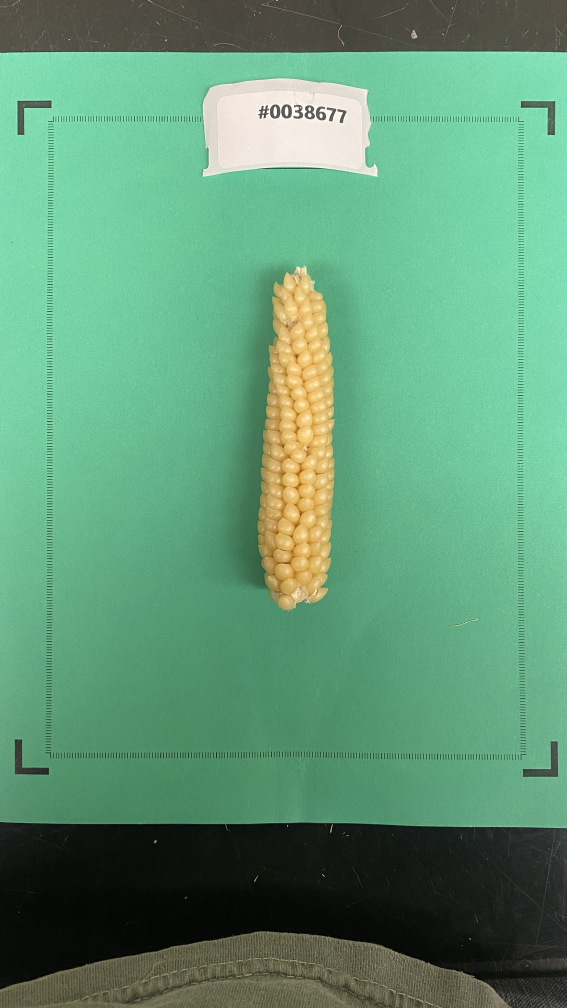
#> input picture Popcorn Images/Ears/38677.JPG, 2268 x 4032 px (shown at 1/4 size)
$ python -i main.py   (imports and definitions only)
#> lines starting #> are read from the running program, lines starting #| are printed output that depends on the picture
#> further down, picture is the input picture: shape (4032, 2268, 3); mean B, G, R 118.1, 151.8, 97
import os
import cv2
import json
import numpy as np
import matplotlib.pyplot as plt
import matplotlib.patches as patches

from remap import *

'''def mask_color(image, color):
    # Convert BGR to HSV
    hsv = cv2.cvtColor(image, cv2.COLOR_BGR2HSV)
    # Define range of yellow color in HSV
    if (color == "yellow"):
        lower = np.array([10, 40, 100])
        upper = np.array([30, 255, 255])
        # Threshold the HSV image to get only yellow colors
        mask = cv2.inRange(hsv, lower, upper)
        # Bitwise-AND mask and original image
        masked_image = cv2.bitwise_and(image, image, mask=mask)
    elif (color == "red"):
        lower = np.array([0, 100, 50])  # Capture deep reds while avoiding dull colors
        upper = np.array([10, 255, 255])  # Capture bright reds
        lower2 = np.array([160, 80, 40])  # Capture dark reds in the upper hue range
        upper2 = np.array([180, 255, 255])  # Capture deep red tones
        mask1 = cv2.inRange(hsv, lower, upper)
        mask2 = cv2.inRange(hsv, lower2, upper2)
        masked_image = cv2.bitwise_or(mask1, mask2)
    return masked_image'''

# [28 lines left out: functions mask_color, detect_contours, not called in this run]

def detect_lines(image):
    gray = cv2.cvtColor(image, cv2.COLOR_BGR2GRAY)
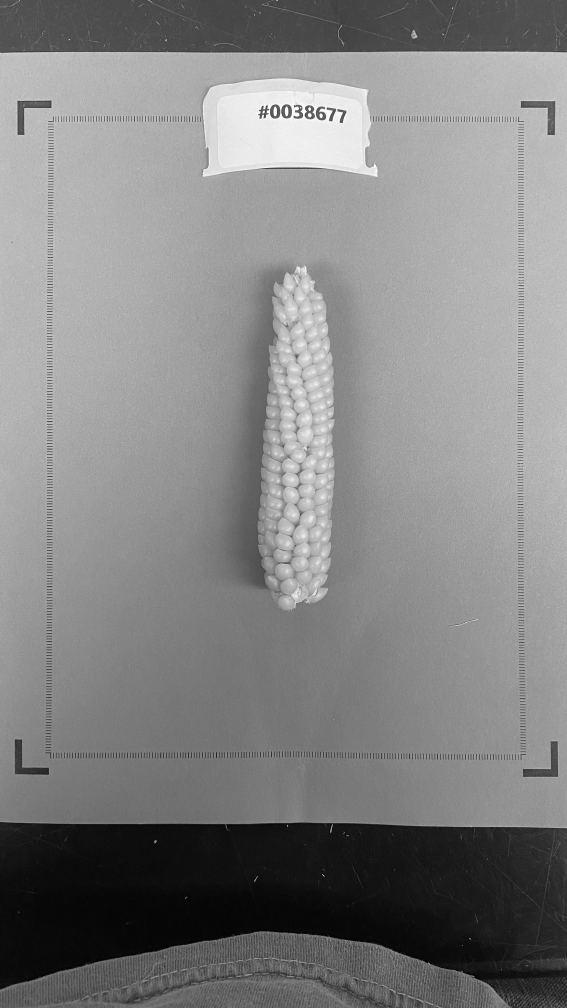
#> gray: shape (4032, 2268) (shown at 1/4 size); min 0, max 255, mean 131.5
    edges = cv2.Canny(gray, 50, 150)     # Use Canny edge detection
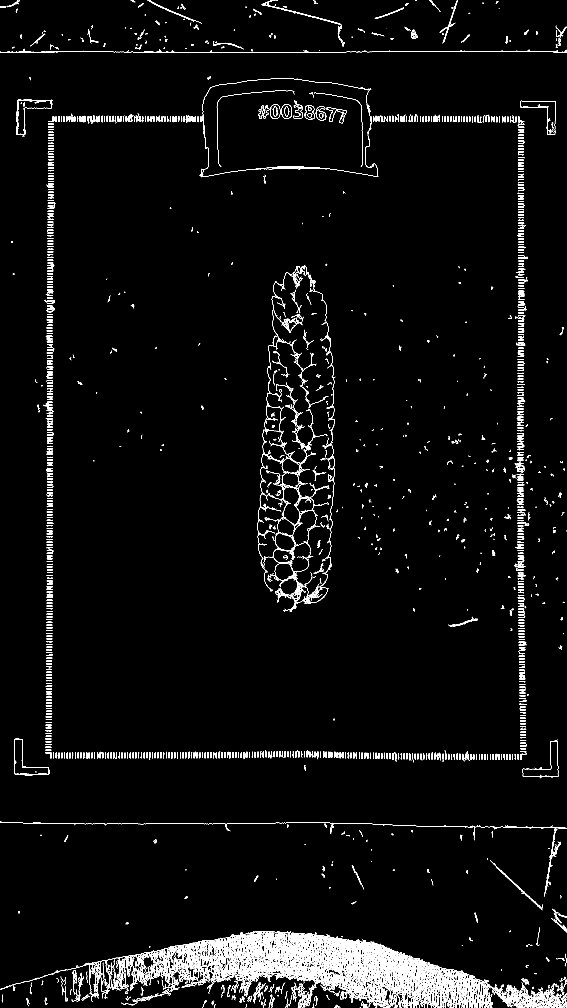
#> edges: shape (4032, 2268) (shown at 1/4 size); 2.1% white in thin lines or dots
    lines = cv2.HoughLinesP(edges, rho=1, theta=np.pi/180, threshold=10, minLineLength=100, maxLineGap=10)
#> lines = 552 rows, first 6: [649, 3798, 971, 3838], [1108, 3902, 1624, 3821], [420, 3938, 529, 3942], [199, 3013, 199, 484], [993, 3731, 1953, 3952], [1139, 3900, 1446, 3938]
    return lines

# [8 lines left out: function draw_lines, not called in this run]

def apply_gaussian_blur(image, kernel_size=(5, 5)):
    blurred_image = cv2.GaussianBlur(image, kernel_size, 0)
    return blurred_image

# [190 lines left out: functions convert_and_dilate, contours, contours, not called in this run]

'''def contours(image, filename):
    # Find Canny edges
    edged = cv2.Canny(image, 100, 200)

    # Find contours
    contours, hierarchy = cv2.findContours(edged.copy(), cv2.RETR_EXTERNAL, cv2.CHAIN_APPROX_NONE)

    # Sort contours by area (largest first) and select only the largest one
    contours = sorted(contours, key=cv2.contourArea, reverse=True)[:1]  # Select the single largest contour

    ret = np.zeros((1, 4))  # Store width and height metrics for one contour

    for idx, contour in enumerate(contours):
        # Calculate bounding rectangle
        x, y, w, h = cv2.boundingRect(contour)

        # Draw bounding rectangle using OpenCV (optional for saving the image)
        cv2.rectangle(image, (x, y), (x + w, y + h), (255, 255, 0), thickness=10)

        # Visualize bounding box using Matplotlib
        plt.figure(figsize=(10, 8))
        img_rgb = cv2.cvtColor(image, cv2.COLOR_BGR2RGB)
        plt.imshow(img_rgb)
        plt.gca().add_patch(patches.Rectangle((x, y), w, h, linewidth=2, edgecolor='red', facecolor='none'))
        plt.title(f"Bounding Box Visualization for {filename}")
        plt.axis('off')
        plt.show()

        # Calculate average width and height based on horizontal and vertical distances
        avg_width = w
        avg_height = h

        ret[0, 0] = avg_width
        ret[0, 1] = w
        ret[0, 2] = avg_height
        ret[0, 3] = h

    return ret'''

# [84 lines left out: function main, not called in this run]

# [2 lines not run here, left out]

>>> import cv2
>>> picture = cv2.imread('Popcorn Images/Ears/38677.JPG')
>>> result = detect_lines(picture)
#> result has the same summary as lines in detect_lines

$ run again, on Popcorn Images/Ears/38682.JPG
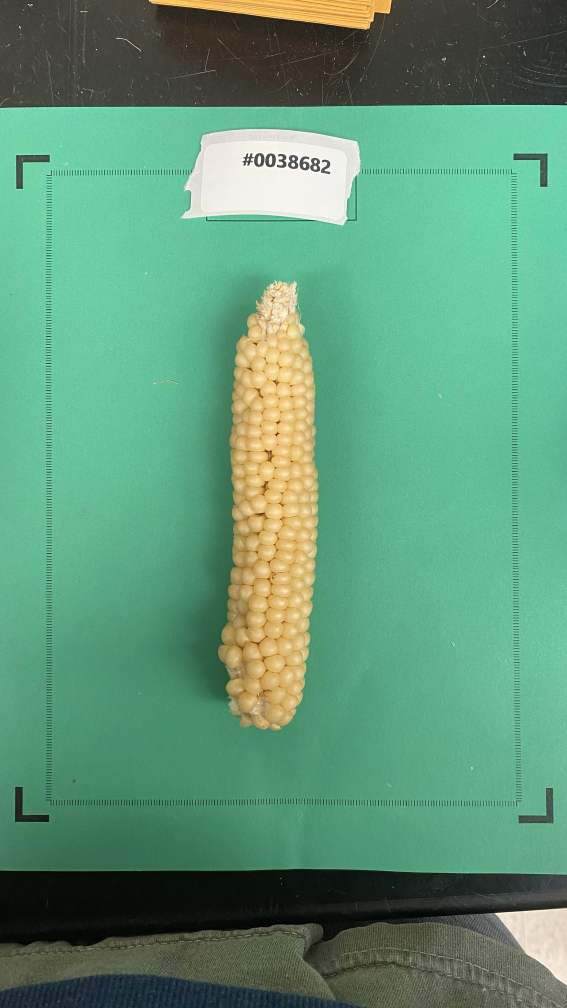
#> input picture Popcorn Images/Ears/38682.JPG, 2268 x 4032 px (shown at 1/4 size)
#> picture is the input picture: shape (4032, 2268, 3); mean B, G, R 118.9, 150.6, 95.9
#> in detect_lines, `gray = cv2.cvtColor(image, cv2.COLOR_BGR2GRAY)`:
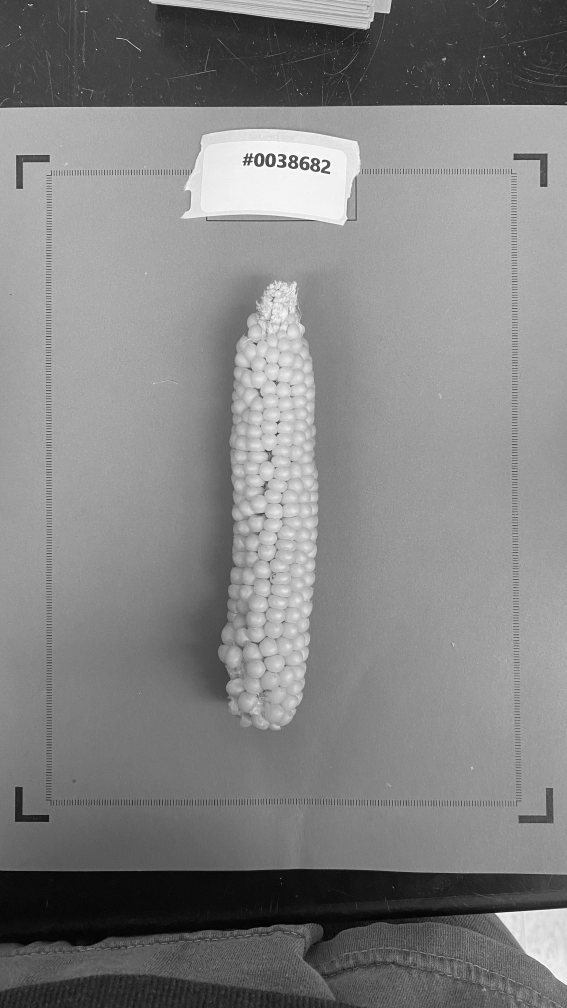
#> gray: shape (4032, 2268) (shown at 1/4 size); min 0, max 255, mean 130.6
#> in detect_lines, `edges = cv2.Canny(gray, 50, 150)`:
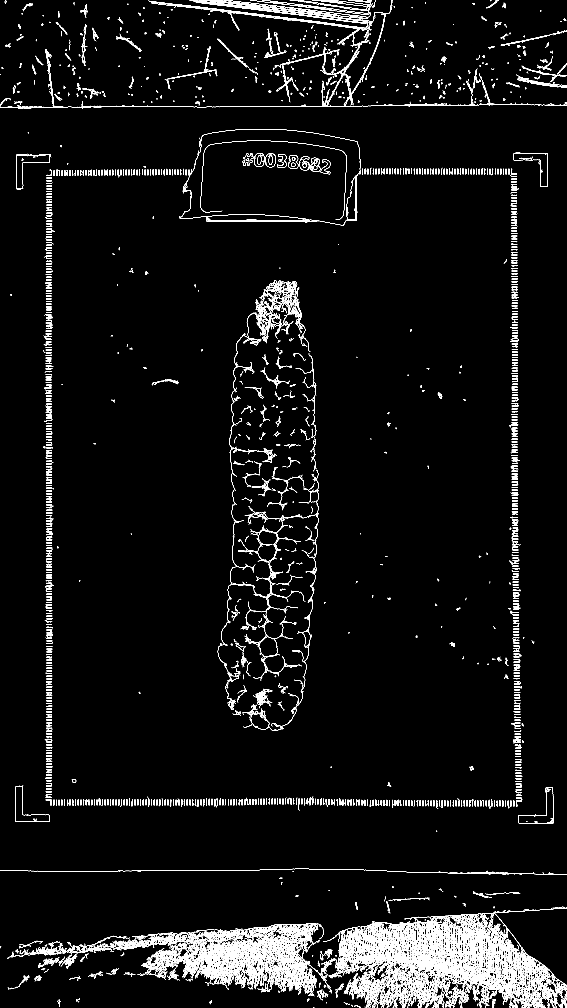
#> edges: shape (4032, 2268) (shown at 1/4 size); 2.8% white in thin lines or dots
#> lines = 787 rows, first 6: [831, 3782, 1189, 3794], [1974, 3901, 2077, 3908], [2056, 2770, 2056, 693], [1431, 3806, 1541, 3792], [1673, 3877, 1959, 3897], [1047, 34, 1405, 78]
#> result has the same summary as lines in detect_lines

$ run again, on Popcorn Images/Ears/38683.JPG
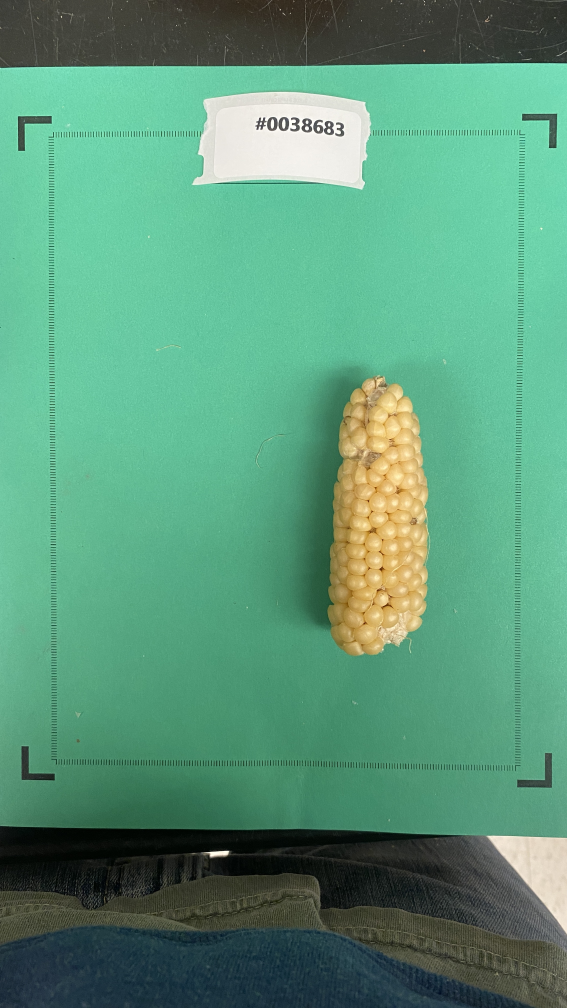
#> input picture Popcorn Images/Ears/38683.JPG, 2268 x 4032 px (shown at 1/4 size)
#> picture is the input picture: shape (4032, 2268, 3); mean B, G, R 122.1, 151.9, 91.3
#> in detect_lines, `gray = cv2.cvtColor(image, cv2.COLOR_BGR2GRAY)`:
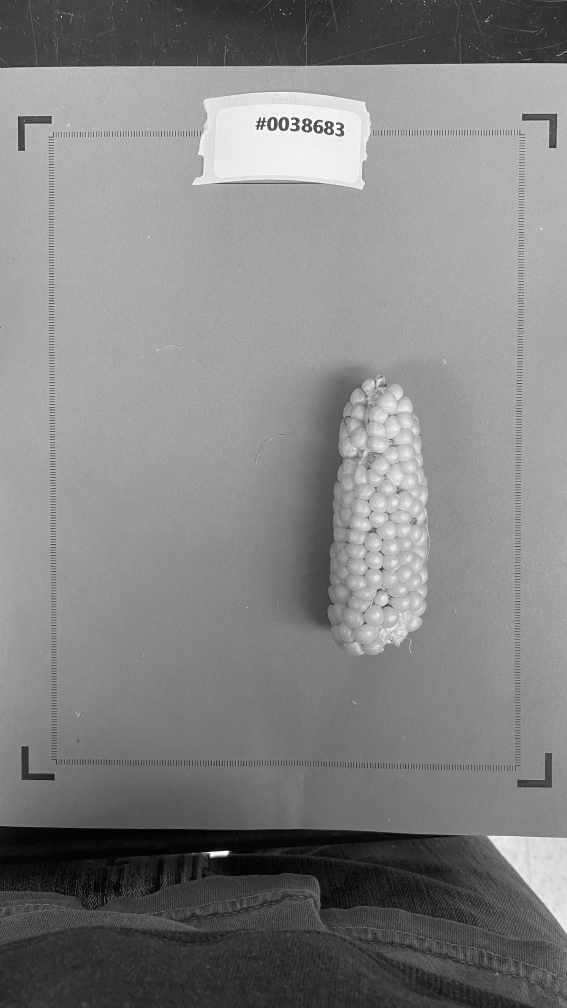
#> gray: shape (4032, 2268) (shown at 1/4 size); min 0, max 255, mean 130.4
#> in detect_lines, `edges = cv2.Canny(gray, 50, 150)`:
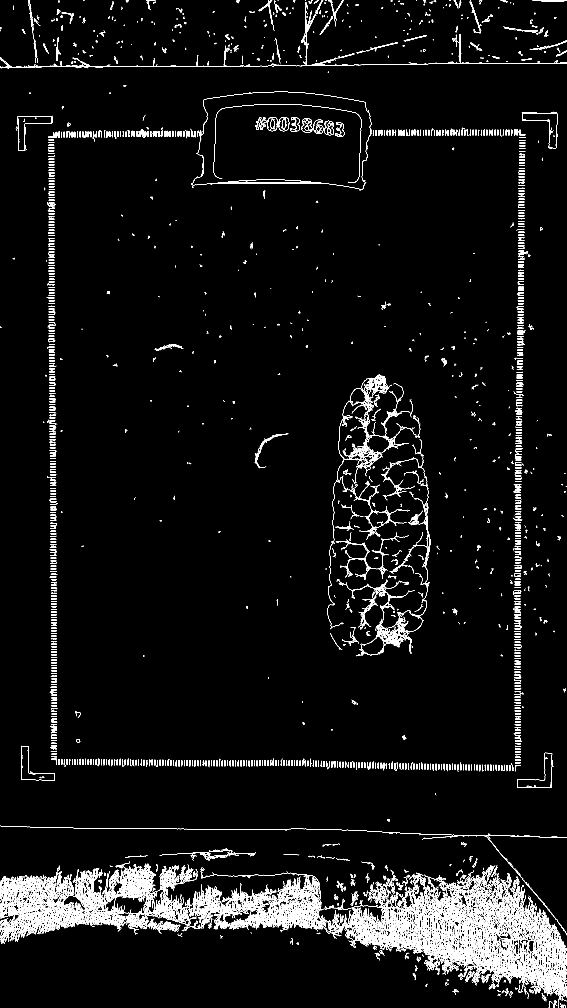
#> edges: shape (4032, 2268) (shown at 1/4 size); 2.8% white in thin lines or dots
#> lines = 838 rows, first 6: [995, 3664, 1321, 3687], [1397, 3668, 1513, 3678], [200, 1833, 227, 2607], [822, 3629, 1010, 3635], [1384, 3734, 1927, 3830], [866, 3697, 1292, 3690]
#> result has the same summary as lines in detect_lines

$ run again, on Popcorn Images/Ears/38684.JPG
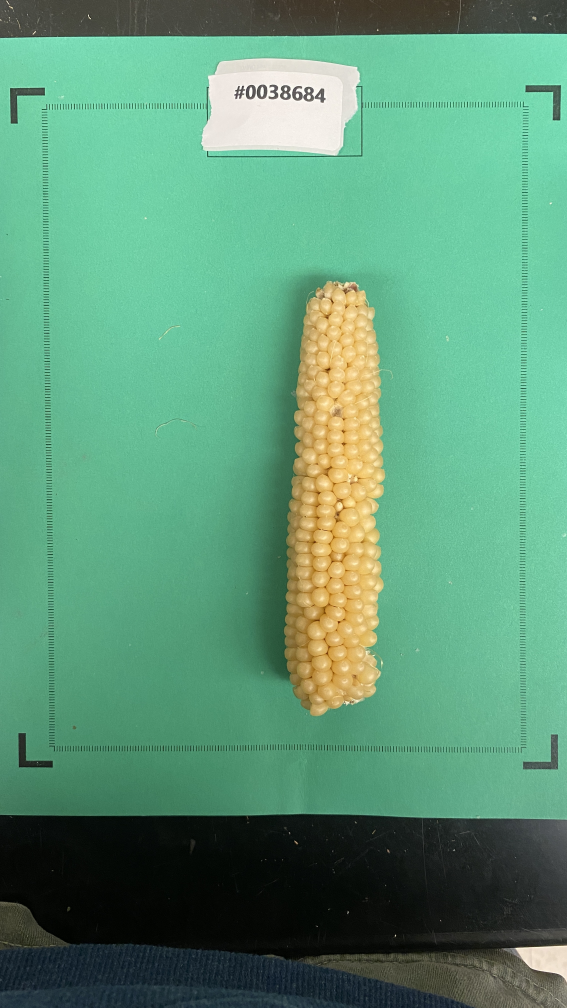
#> input picture Popcorn Images/Ears/38684.JPG, 2268 x 4032 px (shown at 1/4 size)
#> picture is the input picture: shape (4032, 2268, 3); mean B, G, R 119.6, 151.3, 94.3
#> in detect_lines, `gray = cv2.cvtColor(image, cv2.COLOR_BGR2GRAY)`:
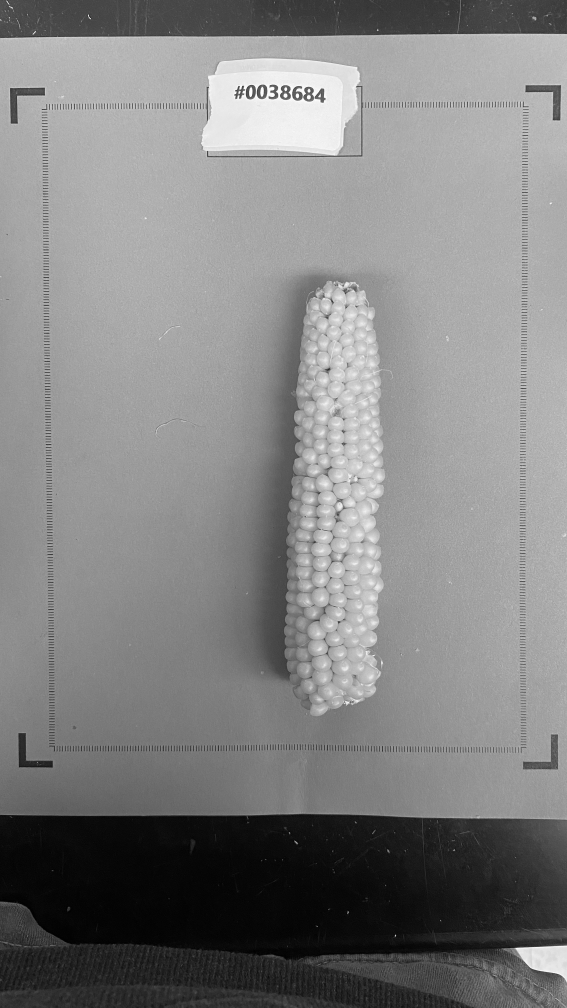
#> gray: shape (4032, 2268) (shown at 1/4 size); min 0, max 255, mean 130.6
#> in detect_lines, `edges = cv2.Canny(gray, 50, 150)`:
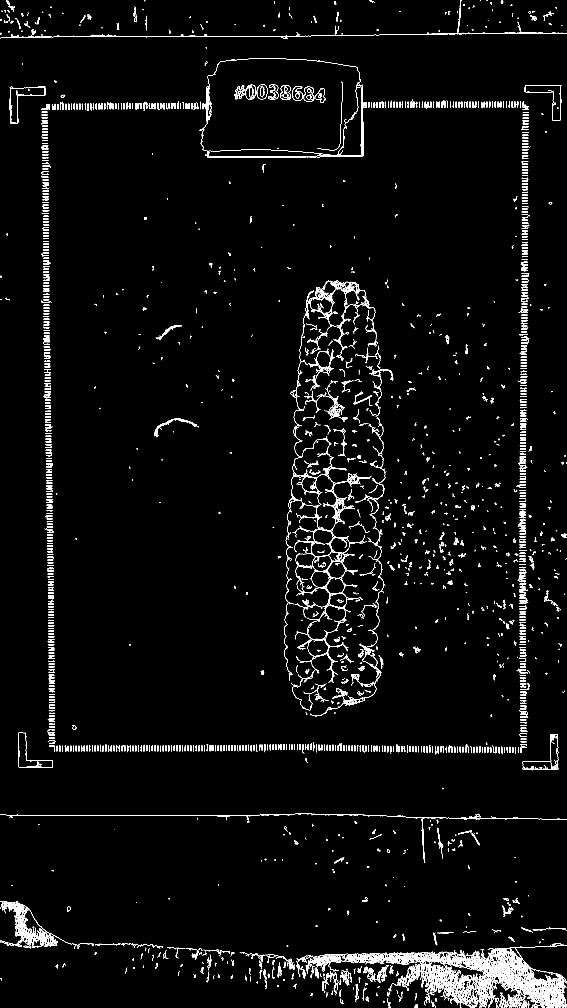
#> edges: shape (4032, 2268) (shown at 1/4 size); 1.9% white in thin lines or dots
#> lines = 405 rows, first 6: [2097, 2991, 2097, 418], [1689, 3923, 1854, 3928], [1400, 3818, 2118, 3868], [172, 435, 217, 2982], [2101, 2293, 2101, 418], [1871, 3928, 1984, 3924]
#> result has the same summary as lines in detect_lines
